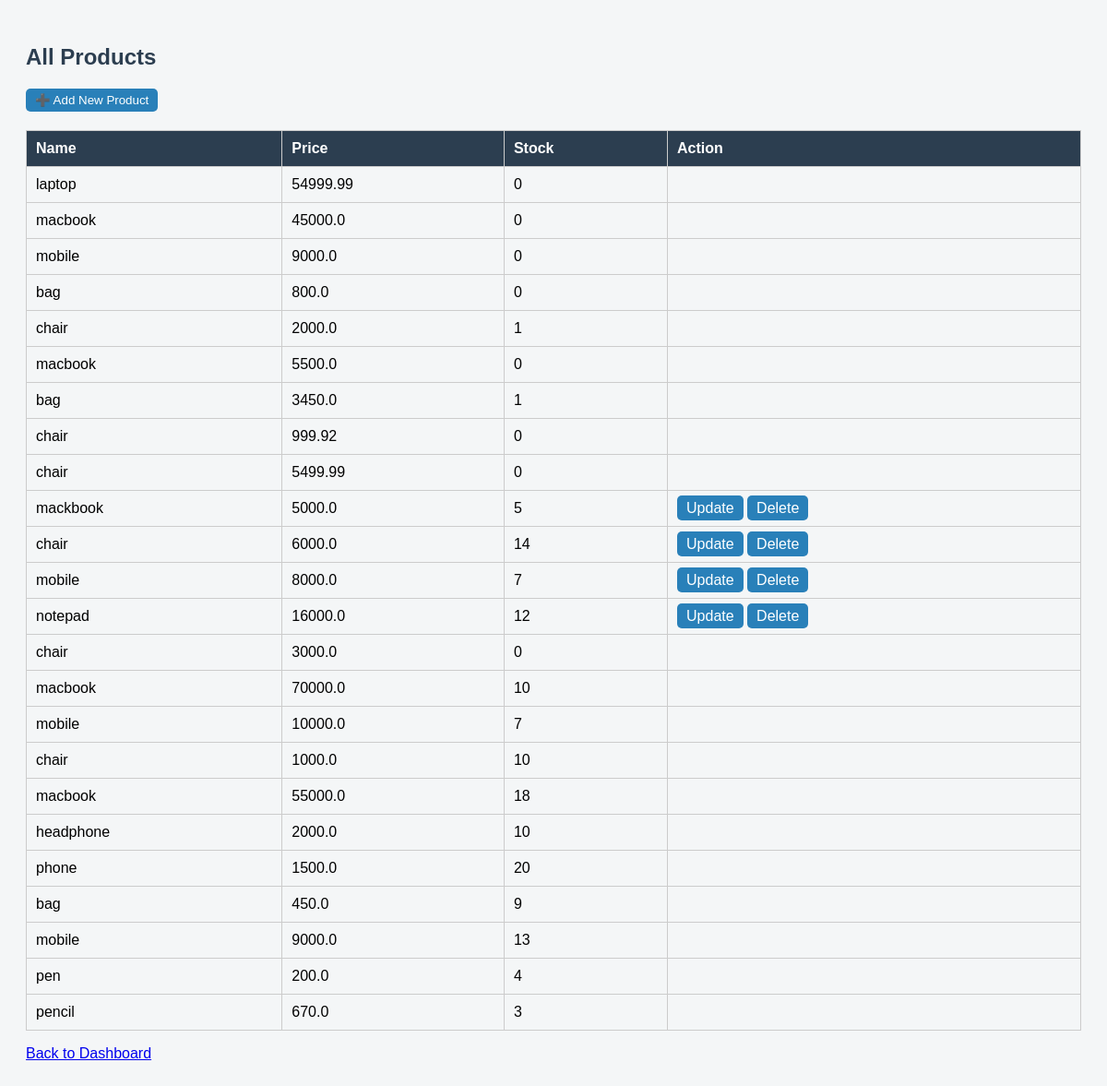
Before: /products/ (signed in) with the older database file.
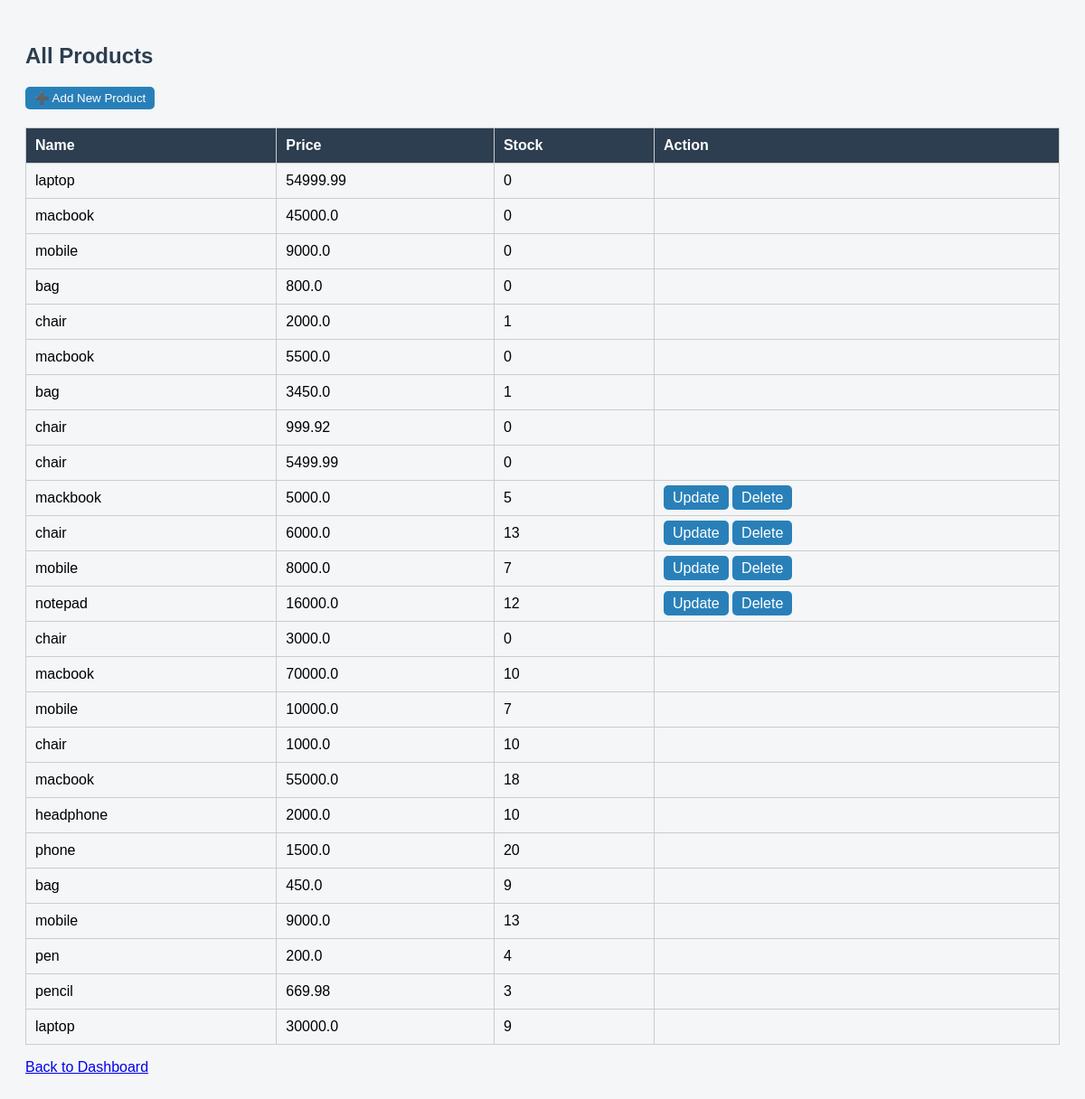
After: the same page with the newer database file.
### routes/products/products.py (models this page shows)
class Product(db.Model):
    __tablename__ = "Products"
    ProductID = db.Column(db.Integer, primary_key=True)
    Name = db.Column(db.String(100), nullable=False)
    Price = db.Column(db.Float, nullable=False)
    Stock = db.Column(db.Integer, nullable=False)
    SellerID = db.Column(db.Integer, db.ForeignKey("Users.UserID"), nullable=False)

### routes/products/products.py (the view)
@products_bp.route("/")
@login_required
def browse_products():
    all_products = Product.query.all()
    return render_template("products/products.html", products=all_products)

### routes/users/users.py (called while the page is built)
@login_manager.user_loader
def load_user(user_id):
    return User.query.get(int(user_id))

### templates/products/products.html (shortened to what this page needs)
<!DOCTYPE html>
<html>
<head>
</head>
<body>
    <h2>All Products</h2>
    {% if current_user.Role == "Seller" %}
        <p>
            <button onclick="toggleForm()">➕ Add New Product</button>
        </p>
    {% endif %}
    <table>
        <tr>
            <th>Name</th>
            <th>Price</th>
            <th>Stock</th>
            <th>Action</th>
        </tr>
        {% for product in products %}
        <tr>
            {% if update_id == product.ProductID %}
                <form method="POST" action="{{ url_for('products.update_product', product_id=product.ProductID) }}">
                    <td><input type="text" name="name" value="{{ product.Name }}" required></td>
                    <td><input type="number" step="0.01" name="price" value="{{ product.Price }}" required></td>
                    <td><input type="number" name="stock" value="{{ product.Stock }}" required></td>
                    <td>
                        <button type="submit">Update</button>
                        <a class="button" href="{{ url_for('products.my_products') }}">Cancel</a>
                    </td>
                </form>
            {% else %}
                <td>{{ product.Name }}</td>
                <td>{{ product.Price }}</td>
                <td>{{ product.Stock }}</td>
                <td>
                    {% if current_user.Role == "Customer" %}
                        {% if product.Stock > 0 %}
                            <a class="button" href="{{ url_for('orders.buy_product', product_id=product.ProductID) }}">Buy</a>
                        {% else %}
                            Out of Stock
                        {% endif %}
                    {% elif current_user.Role == "Seller" and product.SellerID == current_user.UserID %}
                        <a class="button" href="{{ url_for('products.my_products', edit_id=product.ProductID) }}">Update</a>
                        <a class="button" href="{{ url_for('products.delete_product', product_id=product.ProductID) }}">Delete</a>
                    {% endif %}
                </td>
            {% endif %}
        </tr>
        {% endfor %}
    </table>
    <p><a href="{{ url_for('users.dashboard') }}">Back to Dashboard</a></p>
</body>
</html>

### templates/products/products.html (style rules this page uses)
body { font-family: Arial; background:#f4f6f7; padding:20px; }
h2 { color:#2c3e50; }
table { width:100%; border-collapse:collapse; margin-top:20px; }
th, td { border:1px solid #ccc; padding:10px; text-align:left; }
th { background:#2c3e50; color:white; }
a.button, button { padding:5px 10px; background:#2980b9; color:white; text-decoration:none; border:none; border-radius:5px; cursor:pointer; }

Changed rows visible on the page:
changed Product (number 11 of 25 on the later page): Stock "14" → "13"
changed Product "pencil": Price "670.0" → "669.98"
added Product: Name "laptop", Price "30000.0", Stock "9"
